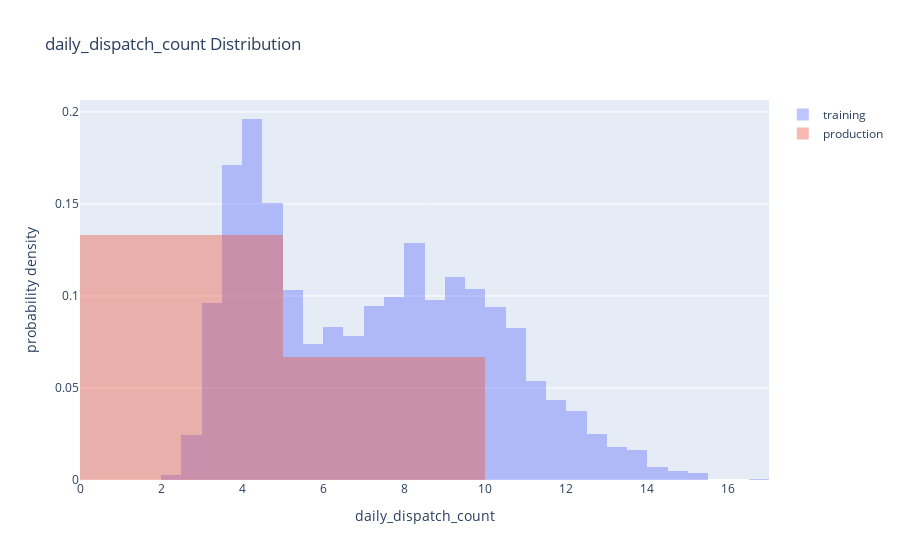
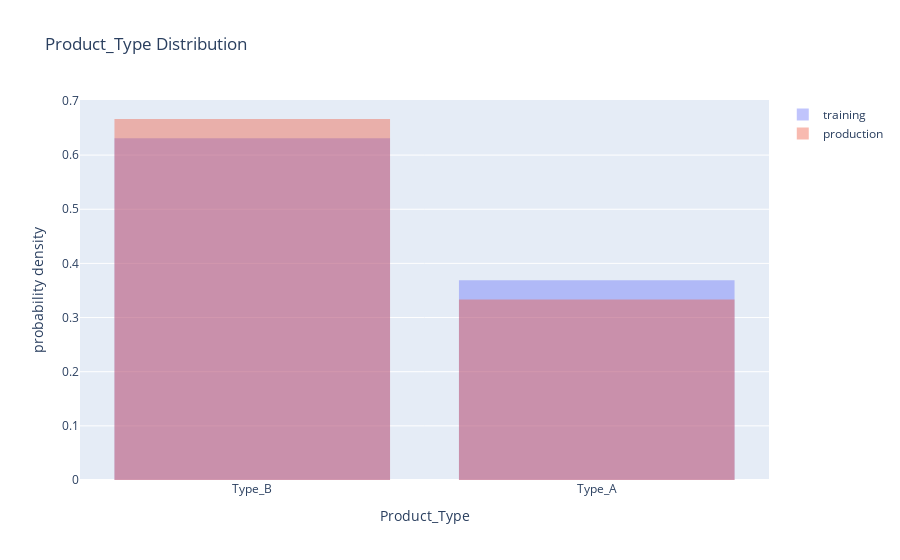
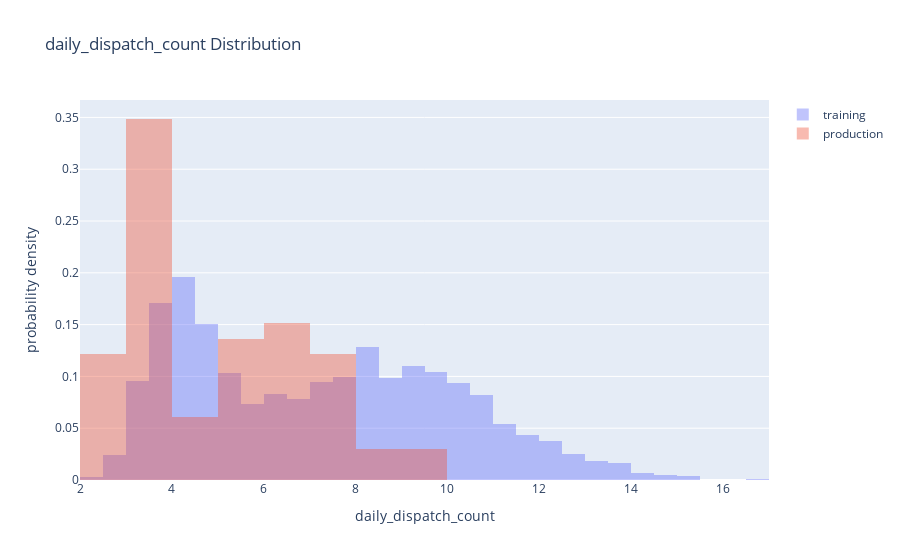
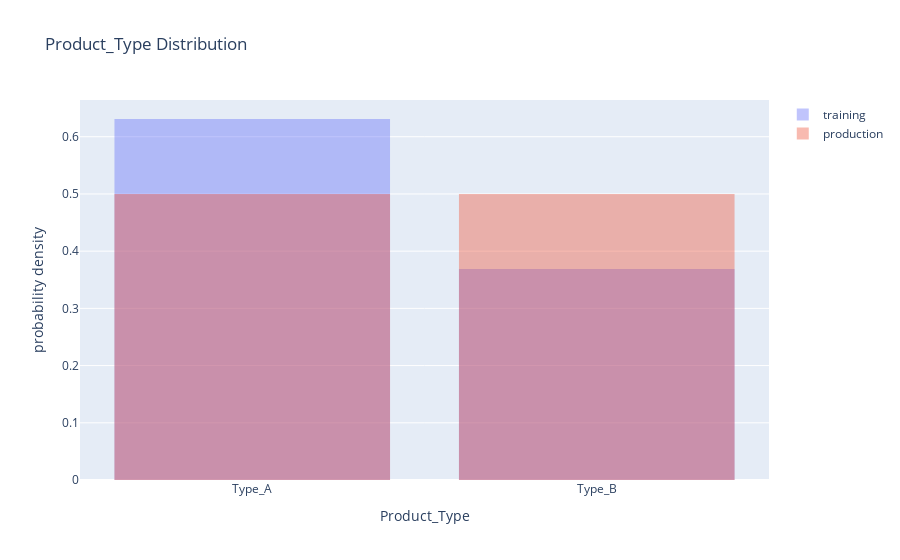

Notebook code for these charts, in order:
### Code cell
df, preds = simulate_model(serve_df, reg, experiment_name='weekly_ml_monitoring')

### Figure 1 — Plotly figure (JSON) as saved in the notebook; plotly's stock layout.template omitted (floating-point values rounded to 4 significant figures; data arrays with more than 128 entries replaced by an {"elided": "..."} marker saying what was removed)
{"data": [{"histnorm": "probability density", "name": "training", "opacity": 0.4, "type": "histogram", "x": {"elided": "2794 float values"}}, {"histnorm": "probability density", "name": "production", "opacity": 0.4, "type": "histogram", "x": [3.1, 8.1, 3]}], "layout": {"barmode": "overlay", "title": {"text": "daily_dispatch_count Distribution"}, "xaxis": {"title": {"text": "daily_dispatch_count"}}, "yaxis": {"title": {"text": "probability density"}}}}

### Figure 2 — Plotly figure (JSON) as saved in the notebook; plotly's stock layout.template omitted (floating-point values rounded to 4 significant figures; data arrays with more than 128 entries replaced by an {"elided": "..."} marker saying what was removed)
{"data": [{"histnorm": "probability density", "name": "training", "opacity": 0.4, "type": "histogram", "x": {"elided": "2794 str values"}}, {"histnorm": "probability density", "name": "production", "opacity": 0.4, "type": "histogram", "x": ["Type_B", "Type_A", "Type_B"]}], "layout": {"barmode": "overlay", "title": {"text": "Product_Type Distribution"}, "xaxis": {"title": {"text": "Product_Type"}}, "yaxis": {"title": {"text": "probability density"}}}}

### Figure 3 — Plotly figure (JSON) as saved in the notebook; plotly's stock layout.template omitted (floating-point values rounded to 4 significant figures; data arrays with more than 128 entries replaced by an {"elided": "..."} marker saying what was removed)
{"data": [{"histnorm": "probability density", "name": "training", "opacity": 0.4, "type": "histogram", "x": {"elided": "2794 float values"}}, {"histnorm": "probability density", "name": "production", "opacity": 0.4, "type": "histogram", "x": [5.7, 3, 6.8, 3.8, 7.2, 2.9, 6.2, 3.6, 5.7, 2.9, 8.7, 3.8, 5.8, 3.3, 7.4, 3.8, 6.1, 3.7, 9.2, 3.5, 7.4, 3.4, 6, 3.5, 6, 3.3, 6.6, 3.4, 7.5, 4.4, 7.8, 3.8, 8.1, 3.3, 5, 2.9, 6.3, 3.2, 9.1, 4.2, 7.8, 3.6, 7.7, 3.7, 5.8, 3.7, 4.7, 3.2, 6.7, 2.8, 5.9, 2.6, 5.8, 3.8, 5, 2.6, 6, 2.7, 7.4, 3.3, 5.9, 3.3, 6.3, 2.9, 4.6, 3]}], "layout": {"barmode": "overlay", "title": {"text": "daily_dispatch_count Distribution"}, "xaxis": {"title": {"text": "daily_dispatch_count"}}, "yaxis": {"title": {"text": "probability density"}}}}

### Figure 4 — Plotly figure (JSON) as saved in the notebook; plotly's stock layout.template omitted (floating-point values rounded to 4 significant figures; data arrays with more than 128 entries replaced by an {"elided": "..."} marker saying what was removed)
{"data": [{"histnorm": "probability density", "name": "training", "opacity": 0.4, "type": "histogram", "x": {"elided": "2794 str values"}}, {"histnorm": "probability density", "name": "production", "opacity": 0.4, "type": "histogram", "x": ["Type_A", "Type_B", "Type_A", "Type_B", "Type_A", "Type_B", "Type_A", "Type_B", "Type_A", "Type_B", "Type_A", "Type_B", "Type_A", "Type_B", "Type_A", "Type_B", "Type_A", "Type_B", "Type_A", "Type_B", "Type_A", "Type_B", "Type_A", "Type_B", "Type_A", "Type_B", "Type_A", "Type_B", "Type_A", "Type_B", "Type_A", "Type_B", "Type_A", "Type_B", "Type_A", "Type_B", "Type_A", "Type_B", "Type_A", "Type_B", "Type_A", "Type_B", "Type_A", "Type_B", "Type_A", "Type_B", "Type_A", "Type_B", "Type_A", "Type_B", "Type_A", "Type_B", "Type_A", "Type_B", "Type_A", "Type_B", "Type_A", "Type_B", "Type_A", "Type_B", "Type_A", "Type_B", "Type_A", "Type_B", "Type_A", "Type_B"]}], "layout": {"barmode": "overlay", "title": {"text": "Product_Type Distribution"}, "xaxis": {"title": {"text": "Product_Type"}}, "yaxis": {"title": {"text": "probability density"}}}}
